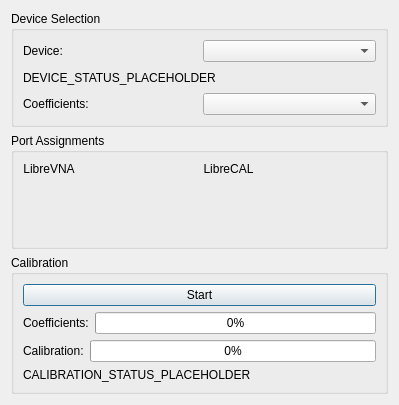
<?xml version="1.0" encoding="UTF-8"?>
<ui version="4.0">
 <class>LibreCALDialog</class>
 <widget class="QDialog" name="LibreCALDialog">
  <property name="geometry">
   <rect>
    <x>0</x>
    <y>0</y>
    <width>399</width>
    <height>405</height>
   </rect>
  </property>
  <property name="windowTitle">
   <string>Electronic Calibration Dialog</string>
  </property>
  <property name="modal">
   <bool>true</bool>
  </property>
  <layout class="QVBoxLayout" name="verticalLayout_3">
   <item>
    <widget class="QGroupBox" name="groupBox_2">
     <property name="title">
      <string>Device Selection</string>
     </property>
     <layout class="QVBoxLayout" name="verticalLayout">
      <item>
       <layout class="QHBoxLayout" name="horizontalLayout_2">
        <item>
         <widget class="QLabel" name="label">
          <property name="text">
           <string>Device:</string>
          </property>
         </widget>
        </item>
        <item>
         <widget class="QComboBox" name="cbDevice"/>
        </item>
       </layout>
      </item>
      <item>
       <widget class="QLabel" name="lDeviceStatus">
        <property name="text">
         <string>DEVICE_STATUS_PLACEHOLDER</string>
        </property>
       </widget>
      </item>
      <item>
       <layout class="QHBoxLayout" name="horizontalLayout">
        <item>
         <widget class="QLabel" name="label_2">
          <property name="text">
           <string>Coefficients:</string>
          </property>
         </widget>
        </item>
        <item>
         <widget class="QComboBox" name="cbCoefficients"/>
        </item>
       </layout>
      </item>
     </layout>
    </widget>
   </item>
   <item>
    <widget class="QGroupBox" name="assignmentBox">
     <property name="title">
      <string>Port Assignments</string>
     </property>
     <layout class="QFormLayout" name="formLayout">
      <item row="0" column="0">
       <widget class="QLabel" name="label_3">
        <property name="text">
         <string>LibreVNA</string>
        </property>
        <property name="alignment">
         <set>Qt::AlignCenter</set>
        </property>
       </widget>
      </item>
      <item row="0" column="1">
       <widget class="QLabel" name="label_4">
        <property name="text">
         <string>LibreCAL</string>
        </property>
        <property name="alignment">
         <set>Qt::AlignCenter</set>
        </property>
       </widget>
      </item>
     </layout>
    </widget>
   </item>
   <item>
    <widget class="QGroupBox" name="groupBox">
     <property name="title">
      <string>Calibration</string>
     </property>
     <layout class="QVBoxLayout" name="verticalLayout_2">
      <item>
       <widget class="QPushButton" name="start">
        <property name="text">
         <string>Start</string>
        </property>
        <property name="icon">
         <iconset theme="media-playback-start">
          <normaloff>.</normaloff>.</iconset>
        </property>
       </widget>
      </item>
      <item>
       <layout class="QHBoxLayout" name="horizontalLayout_4">
        <item>
         <widget class="QLabel" name="label_5">
          <property name="text">
           <string>Coefficients:</string>
          </property>
         </widget>
        </item>
        <item>
         <widget class="QProgressBar" name="progressCoeff">
          <property name="value">
           <number>0</number>
          </property>
         </widget>
        </item>
       </layout>
      </item>
      <item>
       <layout class="QHBoxLayout" name="horizontalLayout_3">
        <item>
         <widget class="QLabel" name="label_6">
          <property name="text">
           <string>Calibration:</string>
          </property>
         </widget>
        </item>
        <item>
         <widget class="QProgressBar" name="progressCal">
          <property name="value">
           <number>0</number>
          </property>
         </widget>
        </item>
       </layout>
      </item>
      <item>
       <widget class="QLabel" name="lCalibrationStatus">
        <property name="text">
         <string>CALIBRATION_STATUS_PLACEHOLDER</string>
        </property>
       </widget>
      </item>
     </layout>
    </widget>
   </item>
  </layout>
 </widget>
 <resources/>
 <connections/>
</ui>
